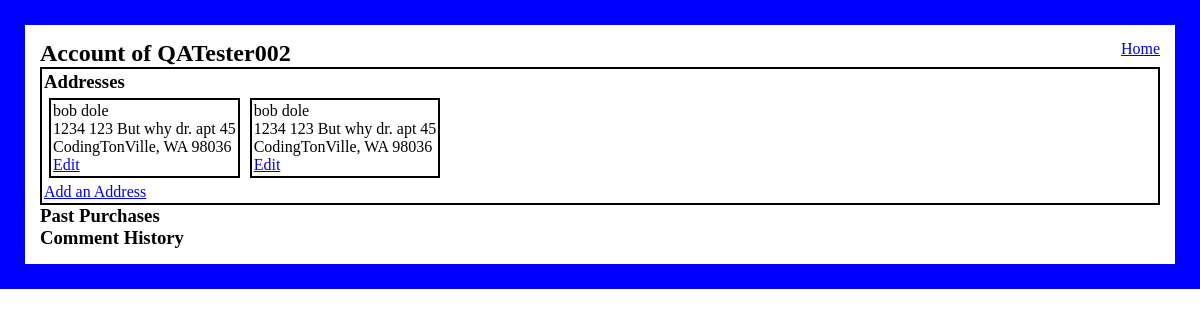
/CrafterMall/Account/2, run on the app's committed database.
### CrafterMall/models.py (models this page shows)
class Users(models.Model):
    user_name = models.CharField(max_length=12)
    email = models.CharField( max_length=254)
    password = models.CharField(max_length=50)
    has_store = models.BooleanField(default=False)
    store_name = models.CharField(max_length=45, default='None')
    created_at = models.DateTimeField(auto_now_add=True)
    updated_at = models.DateTimeField(auto_now=True)
    objects = Darth_Valid()

class Address(models.Model):
    first_name = models.CharField(max_length=45)
    last_name = models.CharField(max_length=45)
    street_Add = models.CharField(max_length=75)
    unit_num = models.CharField(max_length=10, default="N/A")
    city = models.CharField(max_length=30, default="CodingTonVille")
    state = models.CharField(max_length=15)
    zip_code = models.IntegerField()
    user_address = models.ForeignKey(Users, related_name="user", on_delete = models.CASCADE)
    created_at = models.DateTimeField(auto_now_add=True)
    updated_at = models.DateTimeField(auto_now=True)

### CrafterMall/views.py (the view)
# urls.py: path('CrafterMall/Account/<int:val>', views.user_account, name="user_account"),
def user_account(request, val):
    context={
        'logged_user':Users.objects.get(id=val),
        'address_db':Address.objects.all()
    }
    return render(request, 'user_account.html', context)

### CrafterMall/templates/user_account.html (shortened to what this page needs)
<!DOCTYPE html>
<html lang="en">
<head>
    {% load static %}
    <link rel="stylesheet" href="{% static 'css/styles_account.css' %}">
</head>
<body>
    <div class="wrapper">
        <header>
            <h2>Account of {{logged_user.user_name}}</h2>
            <a href="/">Home</a>
        </header>
        <div class="address_block">
            <h3>Addresses</h3>
            <ul>
                {%for item in address_db%}
                <div class="single_add">
                    <li>{{item.first_name}} {{item.last_name}}</li>
                    <li>{{item.street_Add}}</li>
                    <li>{{item.city}}, {{item.state}} {{item.zip_code}}</li>
                    <a href="/CrafterMall/edit_address/{{item.id}}">Edit</a>
                </div>
                {%endfor%}
            </ul>
            <a href='/CrafterMall/Add_Address/{{logged_user.id}}'>Add an Address</a>
        </div>
        <div class="purchases_block">
            <h3>Past Purchases</h3>
        </div>
        <div class="comment_block">
            <h3>Comment History</h3>
        </div>
    </div>
</body>
</html>

### CrafterMall/static/css/styles_account.css (style rules this page uses)
* { padding: 0px; margin: 0px; }
.wrapper { width: auto; height: auto; padding: 15px; border: solid blue 25px; }
header { display: flex; justify-content: space-between; }
.address_block { border: black solid 2px; padding: 2px; }
.address_block ul { list-style-type: none; display: flex; }
.single_add { border: solid 2px black; margin: 5px; padding: 2px; }

### data on the page
Users: user_name "QATester002"
Address: first_name "bob", last_name "dole", street_Add "1234 123 But why dr. apt 45", city "CodingTonVille", state "WA", zip_code "98036"
Address: first_name "bob", last_name "dole", street_Add "1234 123 But why dr. apt 45", city "CodingTonVille", state "WA", zip_code "98036"
